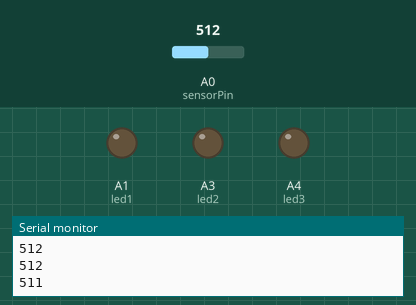
The sketch below on a simulated Arduino Uno, built with avr-gcc and run on an emulated ATmega328P. On the bench: output pins drawn as LEDs (lit = HIGH), the last lines printed to the serial monitor. Inputs (shaded band) come from the test bench; at power-on: A0 (sensorPin) = 512.

Above: at 1.2 s.
1.3 s: A0 (sensorPin) set to 810
At 2.5 s:
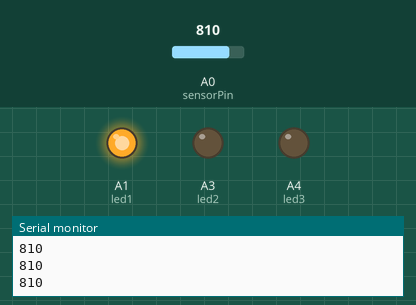
2.8 s: A0 (sensorPin) set to 860
At 3.8 s:
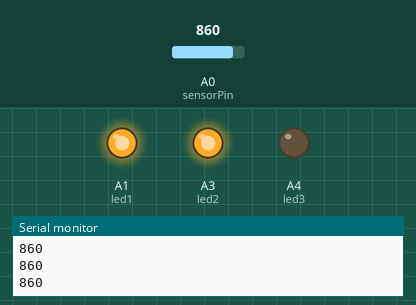
4.3 s: A0 (sensorPin) set to 910
At 4.9 s:
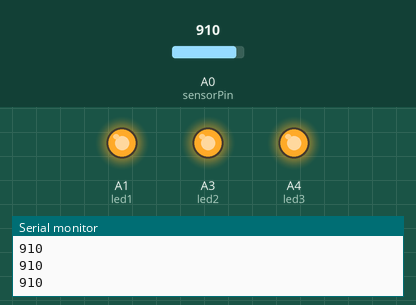
5.8 s: A0 (sensorPin) set to 900
At 7.5 s:
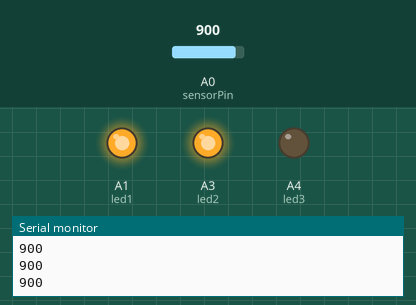
7.8 s: A0 (sensorPin) set to 840
At 11.5 s:
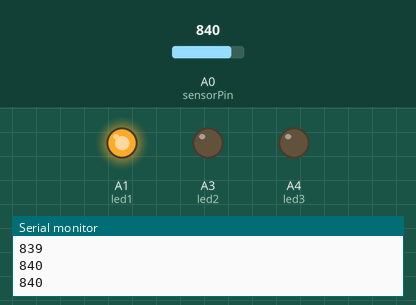
Timing chart, 0 to 11.8 s (numbered marks = the images above; inputs shaded):
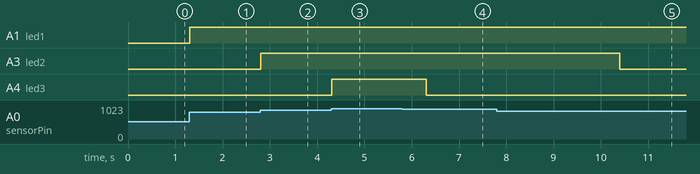

Measured:
- after the input at 1.3 s, A1 (led1): LOW → HIGH at once
- after the input at 2.8 s, A3 (led2): LOW → HIGH at once
- after the input at 4.3 s, A4 (led3): LOW → HIGH at once
- after the input at 5.8 s, A4 (led3): HIGH → LOW after 0.51 s
- after the input at 7.8 s, A3 (led2): HIGH → LOW after 2.6 s

The sketch:

microphone_input.ino
```cpp
//Turns on the LED according to sound level recorded by the sound or microphone sensor.

int led1 = A1;

int led2 = A3;

int led3 = A4;


int sensorPin = A0; // input pin for the sensor

int sensorval = 0; // variable for the value coming from the sensor

int maxval = 0;
// the setup routine runs once when you press reset:
int count = 0;

void setup() { // initialize the digital pin as an output.

pinMode(led1,OUTPUT);

pinMode(led2,OUTPUT);

pinMode(led3,OUTPUT);


pinMode(sensorPin, INPUT); // initialize sensor as input

Serial.begin(9600); // initialize serial communication with computer
maxval = 0;
}

void loop() {

  sensorval = analogRead(sensorPin); // read the value from the sensor , multiply by 60 for a sensitive calibration
  if (sensorval > maxval) {
     maxval = sensorval;
  }
  else {
    count++;
    if (count == 10) {
      maxval = maxval-1;
      count = 0;
    }
  }
  Serial.println(maxval); // send it to the computer's serial port screen

  if (maxval > 800) { digitalWrite(led1, HIGH); } else { digitalWrite(led1,LOW); }

  if (maxval > 850) { digitalWrite(led2, HIGH); }else { digitalWrite(led2,LOW); }

  if (maxval > 900) { digitalWrite(led3, HIGH); } else { digitalWrite(led3,LOW); }

}
```
